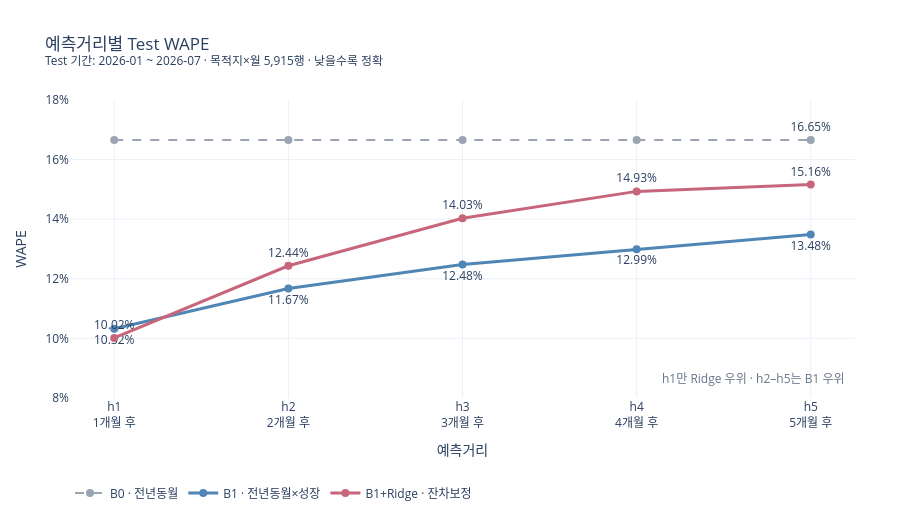

Write notebook code for a chart like this one.
### Code cell
# 차트: 고정 Test에서 예측거리별 WAPE를 기준선과 비교한다.
# 낮을수록 정확하며, Test 결과는 모델 재선택이나 튜닝에 사용하지 않는다.
test_horizon_chart = test_reference_by_h.reset_index()

test_styles = {
    'B0': {'name': 'B0 · 전년동월', 'color': '#9AA5B1', 'dash': 'dash'},
    'B1': {'name': 'B1 · 전년동월×성장', 'color': '#4F86B5', 'dash': 'solid'},
    'B1+Ridge': {'name': 'B1+Ridge · 잔차보정', 'color': '#C7657A', 'dash': 'solid'},
}
test_text_positions = {
    'B0': 'top center', 'B1': 'bottom center', 'B1+Ridge': 'top center'
}

fig = go.Figure()
for model in ['B0', 'B1', 'B1+Ridge']:
    values = test_horizon_chart[model]
    labels = ([''] * (len(values) - 1) + [f'{values.iloc[-1]:.2%}']
              if model == 'B0' else values.map(lambda value: f'{value:.2%}'))
    fig.add_trace(go.Scatter(
        x=test_horizon_chart['horizon'], y=values,
        name=test_styles[model]['name'], mode='lines+markers+text',
        line={'color': test_styles[model]['color'],
              'dash': test_styles[model]['dash'],
              'width': 2 if model == 'B0' else 3},
        marker={'size': 8}, text=labels,
        textposition=test_text_positions[model], cliponaxis=False,
    ))

fig.update_layout(
    title=('예측거리별 Test WAPE'
           '<br><sup>Test 기간: 2026-01 ~ 2026-07 · 목적지×월 5,915행 · 낮을수록 정확</sup>'),
    xaxis_title='예측거리', yaxis_title='WAPE',
    template=PLOTLY_TEMPLATE, height=520,
    legend={'orientation': 'h', 'y': -0.27},
    margin={'t': 100, 'r': 45, 'b': 120, 'l': 70},
)
fig.update_xaxes(
    tickmode='array', tickvals=[1, 2, 3, 4, 5],
    ticktext=['h1<br>1개월 후', 'h2<br>2개월 후', 'h3<br>3개월 후',
              'h4<br>4개월 후', 'h5<br>5개월 후'],
)
fig.update_yaxes(tickformat='.0%', range=[0.08, 0.18])
fig.add_annotation(
    x=0.99, y=0.03, xref='paper', yref='paper',
    text='h1만 Ridge 우위 · h2–h5는 B1 우위',
    showarrow=False, xanchor='right', font={'color': '#66758A'},
)
fig.show(config={'displaylogo': False})

### Figure 1 — Plotly figure (JSON) as saved in the notebook; plotly's stock layout.template omitted (floating-point values rounded to 4 significant figures)
{"data": [{"cliponaxis": false, "line": {"color": "#9AA5B1", "dash": "dash", "width": 2}, "marker": {"size": 8}, "mode": "lines+markers+text", "name": "B0 · 전년동월", "text": ["", "", "", "", "16.65%"], "textposition": "top center", "type": "scatter", "x": [1, 2, 3, 4, 5], "y": [0.1665, 0.1665, 0.1665, 0.1665, 0.1665]}, {"cliponaxis": false, "line": {"color": "#4F86B5", "dash": "solid", "width": 3}, "marker": {"size": 8}, "mode": "lines+markers+text", "name": "B1 · 전년동월×성장", "text": ["10.32%", "11.67%", "12.48%", "12.99%", "13.48%"], "textposition": "bottom center", "type": "scatter", "x": [1, 2, 3, 4, 5], "y": [0.1032, 0.1167, 0.1248, 0.1299, 0.1348]}, {"cliponaxis": false, "line": {"color": "#C7657A", "dash": "solid", "width": 3}, "marker": {"size": 8}, "mode": "lines+markers+text", "name": "B1+Ridge · 잔차보정", "text": ["10.02%", "12.44%", "14.03%", "14.93%", "15.16%"], "textposition": "top center", "type": "scatter", "x": [1, 2, 3, 4, 5], "y": [0.1002, 0.1244, 0.1403, 0.1493, 0.1516]}], "layout": {"annotations": [{"font": {"color": "#66758A"}, "showarrow": false, "text": "h1만 Ridge 우위 · h2–h5는 B1 우위", "x": 0.99, "xanchor": "right", "xref": "paper", "y": 0.03, "yref": "paper"}], "height": 520, "legend": {"orientation": "h", "y": -0.27}, "margin": {"b": 120, "l": 70, "r": 45, "t": 100}, "title": {"text": "예측거리별 Test WAPE<br><sup>Test 기간: 2026-01 ~ 2026-07 · 목적지×월 5,915행 · 낮을수록 정확</sup>"}, "xaxis": {"tickmode": "array", "ticktext": ["h1<br>1개월 후", "h2<br>2개월 후", "h3<br>3개월 후", "h4<br>4개월 후", "h5<br>5개월 후"], "tickvals": [1, 2, 3, 4, 5], "title": {"text": "예측거리"}}, "yaxis": {"range": [0.08, 0.18], "tickformat": ".0%", "title": {"text": "WAPE"}}}}
